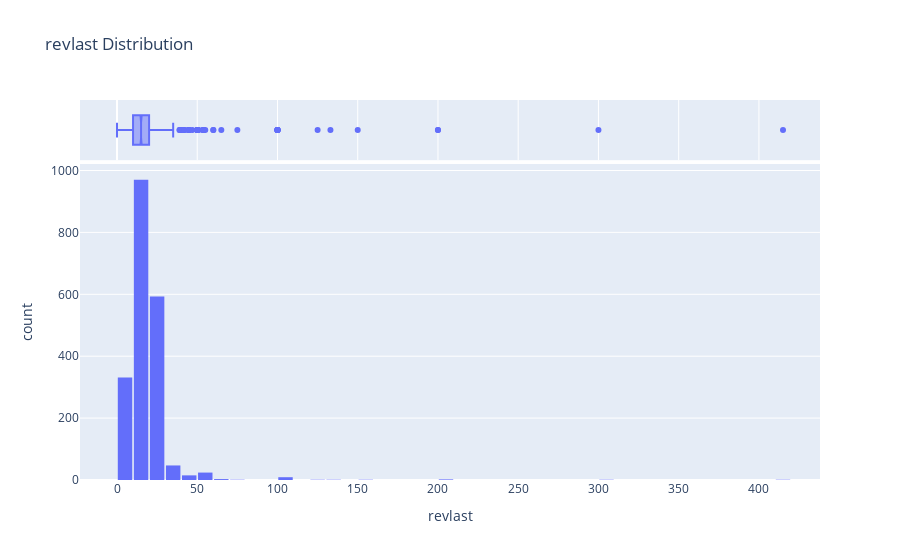

Write notebook code for a chart like this one.
### Code cell
fig = px.histogram(df, x='revlast', marginal='box', nbins=47, title='revlast Distribution')
fig.update_layout(bargap=0.1)
fig.show()

### Figure 1 — Plotly figure (JSON) as saved in the notebook; plotly's stock layout.template omitted (floating-point values rounded to 4 significant figures; data arrays with more than 128 entries replaced by an {"elided": "..."} marker saying what was removed)
{"data": [{"bingroup": "x", "hovertemplate": "revlast=%{x}<br>count=%{y}<extra></extra>", "legendgroup": "", "marker": {"color": "#636efa", "pattern": {"shape": ""}}, "name": "", "nbinsx": 47, "orientation": "v", "showlegend": false, "type": "histogram", "x": {"elided": "2000 float values"}, "xaxis": "x", "yaxis": "y"}, {"hovertemplate": "revlast=%{x}<extra></extra>", "legendgroup": "", "marker": {"color": "#636efa"}, "name": "", "notched": true, "showlegend": false, "type": "box", "x": {"elided": "2000 float values"}, "xaxis": "x2", "yaxis": "y2"}], "layout": {"bargap": 0.1, "barmode": "relative", "legend": {"tracegroupgap": 0}, "title": {"text": "revlast Distribution"}, "xaxis": {"anchor": "y", "domain": [0, 1], "title": {"text": "revlast"}}, "xaxis2": {"anchor": "y2", "domain": [0, 1], "matches": "x", "showgrid": true, "showticklabels": false}, "yaxis": {"anchor": "x", "domain": [0, 0.8316], "title": {"text": "count"}}, "yaxis2": {"anchor": "x2", "domain": [0.8416, 1], "matches": "y2", "showgrid": false, "showline": false, "showticklabels": false, "ticks": ""}}}
